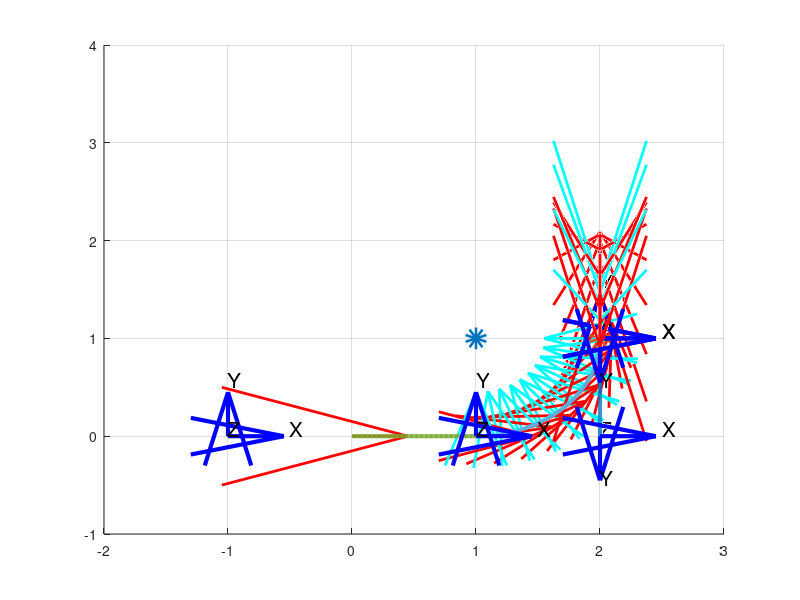

The MATLAB script that drew this image:
clc; clearvars; close all;
%#ok<*NASGU>
axes_length = 0.5;
num_arrows = 10;
points = [0, 0, 0;
          1, 0, 0;
          2, 1, 0;
          2, 1, 2;
          2, 0, 2];

centers = [1, 1, 0;
           2, 1, 1];

%% first line
s = linspace(0, norm(points(2, :) - points(1, :), 100));
line_1 = points(1, :) + s' * (points(2, :) - points(1, :)) / (norm(points(2, :) - points(1, :)));

line_1_matrix = [line_1(:, 1), line_1(:, 2)];
velocity_direction = points(2, :) - points(1, :);
norm_velocity_direction = velocity_direction / norm(velocity_direction);
hold on;
quiver(points(1, 1), points(1, 2), norm_velocity_direction(1) * axes_length, norm_velocity_direction(2) * axes_length, ...
        'r', 'LineWidth', 2, 'MaxHeadSize', 2);


%% first circle
theta = linspace(0, -pi / 2, 100);
radius_1 = norm(points(2, :) - centers(1, :));
x1 = centers(1, 1) + radius_1 * cos(theta);
y1 = centers(1, 2) + radius_1 * sin(theta);
z1 = centers(1, 3) + zeros(size(theta));

circle_1 = [x1; y1; z1];

arrow_angles = linspace(0, -pi / 2, num_arrows);

% Draw the arrow
for i = 1:num_arrows

    angle = arrow_angles(i);
    x_pos = centers(1, 1) + radius_1 * cos(angle);
    y_pos = centers(1, 2) + radius_1 * sin(angle);

    % The velocity is perpendicular to the radius!
    tangent_direction = [-sin(angle), cos(angle)];
    % Acceleration is in the same direction of the radius
    radius_direction = [centers(1, 1) - x_pos, centers(1, 2) - y_pos];

    quiver(x_pos, y_pos, tangent_direction(1) * axes_length, tangent_direction(2) * axes_length, 'r', 'LineWidth', 2, 'MaxHeadSize', 1);
    quiver(x_pos, y_pos, radius_direction(1) * axes_length, radius_direction(2) * axes_length, "c", 'LineWidth', 2, 'MaxHeadSize', 1)
end


%% second circle
theta = linspace(0, pi, 100);

radius_2 = norm(points(3, :) - centers(2, :));
x2 = centers(2, 1) + zeros(size(theta));
y2 = centers(2, 2) + radius_2 * sin(theta);
z2 = centers(2, 3) + radius_2 * cos(theta);

circle_2 = [x2; y2; z2];
arrow_angles = linspace(0, pi, num_arrows);

% Draw the arrow
for i = 1:num_arrows
    angle = arrow_angles(i);
    x_pos = centers(2, 1) + 0;
    y_pos = centers(2, 2) + radius_2 * sin(angle);
    z_pos = centers(2, 3) + radius_2 * cos(angle);

    % The velocity is perpendicular to the radius!
    r = [0; y_pos - centers(2, 2); z_pos - centers(2, 3)];
    tangent_direction = [0, -r(3), r(2)];
    tangent_direction = tangent_direction / norm(tangent_direction);
    % Acceleration is in the same direction of the radius
    vector_radial = [0, radius_2 * sin(angle), radius_2 * cos(angle)];

    quiver3(x_pos, y_pos, z_pos, tangent_direction(1) * 2, tangent_direction(2) * axes_length, tangent_direction(3) * axes_length, ...
        'r', 'LineWidth', 2, 'MaxHeadSize', 2);
    quiver3(x_pos, y_pos, z_pos, vector_radial(1) * 2, -vector_radial(2) * axes_length, -vector_radial(3) * axes_length, ...
        'c', 'LineWidth', 2, 'MaxHeadSize', 2);
end

%% second line
s = linspace(0, norm(points(5, :) - points(4, :), 100));
line_2 = points(4, :) + s' * (points(5, :) - points(4, :)) / (norm(points(5, :) - points(4, :)));
velocity_direction = points(5, :) - points(4, :);
norm_velocity_direction = velocity_direction / norm(velocity_direction);
hold on;

% plotting
plot3(line_1(:, 1), line_1(:, 2), line_1(:, 3), "LineWidth", 3); grid on;
plot3(circle_1(1, :), circle_1(2, :), circle_1(3, :), "LineWidth", 3);
plot3(circle_2(1, :), circle_2(2, :), circle_2(3, :), "LineWidth", 3);
plot3(line_2(:, 1), line_2(:, 2), line_2(:, 3), "LineWidth", 3);

% Frame axis
quiver3(points(1, 1) - 1, points(1, 2), points(1, 3), axes_length, 0, 0, 'blue', 'LineWidth', 3, 'MaxHeadSize', 1);
quiver3(points(1, 1) - 1, points(1, 2), points(1, 3), 0, axes_length, 0, 'blue', 'LineWidth', 3, 'MaxHeadSize', 1);
quiver3(points(1, 1) - 1, points(1, 2), points(1, 3), 0, 0, axes_length, 'blue', 'LineWidth', 3, 'MaxHeadSize', 1);
text(axes_length - 1, 0, 0, 'X', 'FontSize', 15, 'VerticalAlignment', 'baseline');
text(-1, axes_length, 0, 'Y', 'FontSize', 15, 'VerticalAlignment', 'baseline');
text(-1, 0, axes_length, 'Z', 'FontSize', 15, 'VerticalAlignment', 'baseline');

%% extra frame plot
quiver3(points(2, 1), points(2, 2), points(2, 3), axes_length, 0, 0, 'blue', 'LineWidth', 3, 'MaxHeadSize', 1);
quiver3(points(2, 1), points(2, 2), points(2, 3), 0, axes_length, 0, 'blue', 'LineWidth', 3, 'MaxHeadSize', 1);
quiver3(points(2, 1), points(2, 2), points(2, 3), 0, 0, axes_length, 'blue', 'LineWidth', 3, 'MaxHeadSize', 1);
text(points(2, 1) + axes_length, 0, 0, 'X', 'FontSize', 15, 'VerticalAlignment', 'baseline');
text(points(2, 1), points(2, 2) + axes_length, 0, 'Y', 'FontSize', 15, 'VerticalAlignment', 'baseline');
text(points(2, 1), points(2, 2), points(2, 3) + axes_length, 'Z', 'FontSize', 15, 'VerticalAlignment', 'baseline');

quiver3(points(3, 1), points(3, 2), points(3, 3), axes_length, 0, 0, 'blue', 'LineWidth', 3, 'MaxHeadSize', 1);
quiver3(points(3, 1), points(3, 2), points(3, 3), 0, axes_length, 0, 'blue', 'LineWidth', 3, 'MaxHeadSize', 1);
quiver3(points(3, 1), points(3, 2), points(3, 3), 0, 0, axes_length, 'blue', 'LineWidth', 3, 'MaxHeadSize', 1);
text(points(3, 1) + axes_length, points(3, 2), 0, 'X', 'FontSize', 15, 'VerticalAlignment', 'baseline');
text(points(3, 1), points(3, 2) + axes_length, 0, 'Y', 'FontSize', 15, 'VerticalAlignment', 'baseline');
text(points(3, 1), points(3, 2), points(3, 3) + axes_length, 'Z', 'FontSize', 15, 'VerticalAlignment', 'baseline');

quiver3(points(4, 1), points(4, 2), points(4, 3), axes_length, 0, 0, 'blue', 'LineWidth', 3, 'MaxHeadSize', 1);
quiver3(points(4, 1), points(4, 2), points(4, 3), 0, -axes_length, 0, 'blue', 'LineWidth', 3, 'MaxHeadSize', 1);
quiver3(points(4, 1), points(4, 2), points(4, 3), 0, 0, -axes_length, 'blue', 'LineWidth', 3, 'MaxHeadSize', 1);
text(points(4, 1) + axes_length, points(4, 2), points(4, 3), 'X', 'FontSize', 15, 'VerticalAlignment', 'baseline');
text(points(4, 1), points(4, 2) - axes_length, points(4, 3), 'Y', 'FontSize', 15, 'VerticalAlignment', 'baseline');
text(points(4, 1), points(4, 2), points(4, 3) -axes_length, 'Z', 'FontSize', 15, 'VerticalAlignment', 'baseline');

quiver3(points(5, 1), points(5, 2), points(5, 3), axes_length, 0, 0, 'blue', 'LineWidth', 3, 'MaxHeadSize', 1);
quiver3(points(5, 1), points(5, 2), points(5, 3), 0, -axes_length, 0, 'blue', 'LineWidth', 3, 'MaxHeadSize', 1);
quiver3(points(5, 1), points(5, 2), points(5, 3), 0, 0, -axes_length, 'blue', 'LineWidth', 3, 'MaxHeadSize', 1);
text(points(5, 1) + axes_length, points(5, 2), points(5, 3), 'X', 'FontSize', 15, 'VerticalAlignment', 'baseline');
text(points(5, 1), points(5, 2) - axes_length, points(5, 3), 'Y', 'FontSize', 15, 'VerticalAlignment', 'baseline');
text(points(5, 1), points(5, 2), points(5, 3) -axes_length, 'Z', 'FontSize', 15, 'VerticalAlignment', 'baseline');

scatter3(centers(1, 1), centers(1, 2), centers(1, 3), "LineWidth", 10);
scatter3(centers(2, 1), centers(2, 2), centers(2, 3), "LineWidth", 10);
